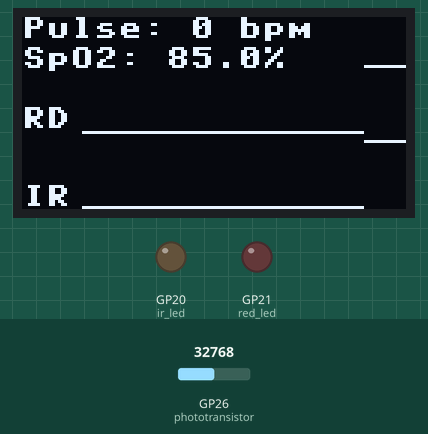
Recording of a program running on a simulated Raspberry Pi Pico running MicroPython. Parts: 128×64 one-colour display, output pins drawn as LEDs (lit = HIGH). Inputs (shaded band) come from the test bench; at power-on: GP26 (phototransistor) = 32768 (analog values on the 0–65535 scale). Library files of the repository ran but are not shown: ssd1306.py.

Above: at 1.24 s.
1.3 s: GP26 (phototransistor) set to 13345
At 1.42 s:
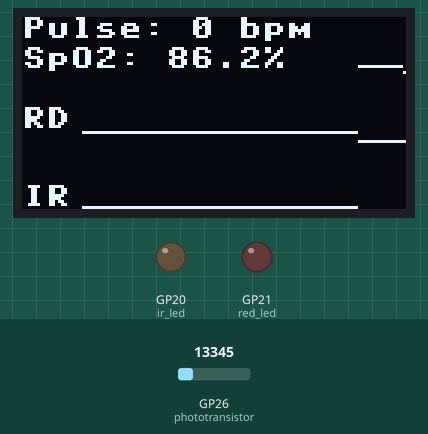
3.0 s: GP26 (phototransistor) set to 14655
At 3.04 s:
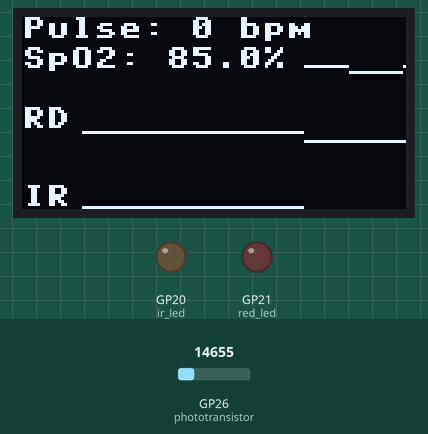
4.5 s: GP26 (phototransistor) set to 645
At 4.57 s:
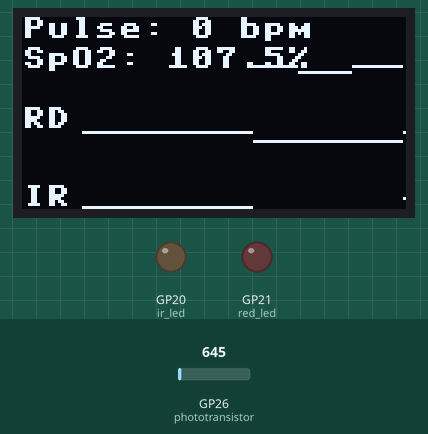

The program:

pulse_oximeter.py
```python
# Pulse Oximeter Software
# Hardware: Raspberry Pi Pico, SSD1306 OLED
# Display, Red/IR diodes, Phototransistor
# Author: Maciej Otwiaska, Bartosz Piotrowski
# Version: 2.0
# Date: 16.12.2024
# Description: This program measures light intensity
# using a phototransistor, calculates SpO₂ and BPM,
# and displays the results on an OLED screen.

from machine import Pin, ADC, I2C
import ssd1306
import time

# Initialization

# Initialize GPIO pins for Red and IR LEDs
# Red LED for 660 nm light, IR LED for 940 nm light
red_led = Pin(21, Pin.OUT)
ir_led = Pin(20, Pin.OUT)

# Initialize ADC pin for phototransistor
# Reads light intensity from Red and IR LEDs
phototransistor = ADC(26)

# Initialize I2C interface for OLED display
# SCL = Pin 5, SDA = Pin 4
i2c = I2C(0, scl=Pin(5), sda=Pin(4))
oled_width = 128  # Width of OLED display in pixels
oled_height = 64  # Height of OLED display in pixels
oled = ssd1306.SSD1306_I2C(oled_width, oled_height, i2c)

# Graph parameters for visualizing signal data on OLED
graph_width = oled_width - 20
graph_height = (oled_height - 20) // 2

# Define the expected ranges of light intensity for Red and IR LEDs
red_min_value = 700
red_max_value = 14000
ir_min_value = 500
ir_max_value = 1300

# Buffers and Variables

# Buffers to store recent signal data for processing
data_buffer_red = [0] * 100  # Red light intensity
data_buffer_ir = [0] * 100  # IR light intensity
data_buffer_redg = [0] * graph_width  # Red graph data
data_buffer_irg = [0] * graph_width  # IR graph data

# Variables for SpO₂ and BPM calculations
last_peak_time = 0
current_time = 0
pulse = 0  # Beats per minute (BPM)
spo2 = 0  # Blood oxygen saturation (SpO₂)
counter = 0
threshold = 0  # Dynamic threshold for detecting peaks
current_peak = 0
peak_stop_time = 0
peak_start_time = 0


# Functions

# Function to calculate dynamic threshold for peak detection
# Threshold is set as the average of the maximum and minimum values in the buffer
def set_threshold(buffer):
    avg = ((max(buffer) + min(buffer)) // 2)
    return avg


# Function to calculate SpO₂ based on the ratio
# of red to IR light absorption
# This uses an empirical formula to approximate oxygen saturation
def calculate_spo2(red_value, ir_value):
    if ir_value == 0:  # Avoid division by zero
        return 0
    ratio = (red_value / red_max_value) / (ir_value / ir_max_value)
    return 110 - (25 * ratio)


# Function to normalize light intensity values for graphical display
# Maps the raw value to a fixed range (e.g., graph height)
def normalize(value, min_value, max_value, scale):
    return int((value - min_value) / (max_value - min_value) * scale)


# Main Loop

# Continuously read signals, calculate BPM/SpO₂,
# and update the OLED display
while True:
    # 1. Measure light intensity for Red LED
    red_led.on()  # Turn on Red LED
    time.sleep(0.005)  # Wait for phototransistor to stabilize
    red_value = phototransistor.read_u16()  # Read Red light intensity
    red_led.off()  # Turn off Red LED

    # 2. Measure light intensity for IR LED
    ir_led.on()  # Turn on IR LED
    time.sleep(0.005)  # Wait for phototransistor to stabilize
    ir_value = phototransistor.read_u16()  # Read IR light intensity
    ir_led.off()  # Turn off IR LED

    # 3. Clip raw sensor readings to defined ranges
    red_value_clipped = max(red_min_value, min(red_max_value, red_value))
    ir_value_clipped = max(ir_min_value, min(ir_max_value, ir_value))

    # 4. Normalize sensor readings for graphical display
    normalized_red = normalize(red_value_clipped, red_min_value, red_max_value, graph_height)
    normalized_ir = normalize(ir_value_clipped, ir_min_value, ir_max_value, graph_height)

    # 5. Update rolling buffers for signal data
    # These buffers store recent data for processing and graphing
    data_buffer_red.pop(0)
    data_buffer_red.append(red_value)
    data_buffer_ir.pop(0)
    data_buffer_ir.append(ir_value)
    data_buffer_redg.pop(0)
    data_buffer_redg.append(normalized_red)
    data_buffer_irg.pop(0)
    data_buffer_irg.append(normalized_ir)

    # 6. Calculate dynamic threshold every 50 iterations
    counter += 1
    if counter > 50:
        threshold = set_threshold(data_buffer_red)  # Update threshold based on recent data
        counter = 0

    # 7. Detect peaks in Red light signal
    # Peaks represent heartbeats for BPM calculation
    if data_buffer_red[-1] > (threshold + ((max(data_buffer_red) - threshold) // 3)) and current_peak == 0:
        peak_start_time = time.ticks_ms()  # Record start time of the peak
        current_peak = 1  # Mark the peak as detected

    if data_buffer_red[-1] < (threshold - ((max(data_buffer_red) - threshold) // 3)) and current_peak == 1:
        peak_stop_time = time.ticks_ms()  # Record stop time of the peak
        current_peak = 0  # Mark the end of the peak

    # 8. Calculate SpO₂ and BPM
    spo2 = calculate_spo2(red_value_clipped, ir_value_clipped)  # SpO₂ based on absorption ratio
    if peak_stop_time - peak_start_time > 0:  # Ensure valid time interval
        pulse_try = int(60 / ((peak_stop_time - peak_start_time) / 1000))  # Calculate BPM
        if 40 < pulse_try < 160:  # Filter unrealistic BPM values
            pulse = pulse_try

    # 9. Update OLED display with results and graphs
    oled.fill(0)  # Clear the screen
    oled.text("Pulse: {} bpm".format(pulse), 0, 0)  # Display BPM
    oled.text("SpO2: {:.1f}%".format(spo2), 0, 10)  # Display SpO₂

    # Display Red light graph
    oled.text("RD", 0, graph_height + 8)
    for x in range(graph_width):
        y = graph_height - data_buffer_redg[x]
        oled.pixel(x + 20, y + 16, 1)

    # Display IR light graph
    oled.text("IR", 0, oled_height - 8)
    for x in range(graph_width):
        y = oled_height - 1 - data_buffer_irg[x]
        oled.pixel(x + 20, y, 1)

    oled.show()  # Refresh the display to show updated content

    # 10. Wait briefly before next reading
    time.sleep(0.05)
```

Measured:
- after the input at 1.3 s, GP21 (red_led): stays LOW (without the input it goes to HIGH after 1.7 s)
